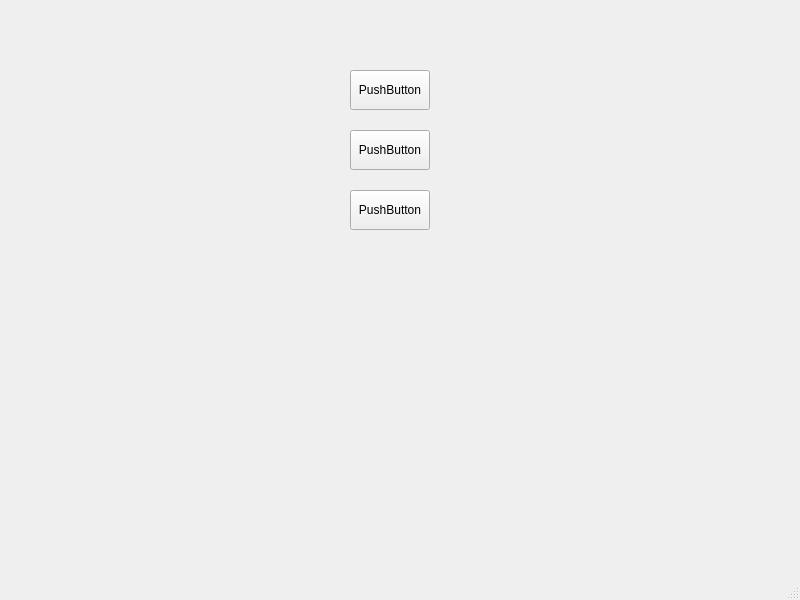
<?xml version="1.0" encoding="UTF-8"?>
<ui version="4.0">
 <class>menu</class>
 <widget class="QMainWindow" name="menu">
  <property name="geometry">
   <rect>
    <x>0</x>
    <y>0</y>
    <width>800</width>
    <height>600</height>
   </rect>
  </property>
  <property name="windowTitle">
   <string>MainWindow</string>
  </property>
  <widget class="QWidget" name="centralwidget">
   <widget class="QPushButton" name="pushButton">
    <property name="geometry">
     <rect>
      <x>350</x>
      <y>130</y>
      <width>80</width>
      <height>40</height>
     </rect>
    </property>
    <property name="text">
     <string>PushButton</string>
    </property>
   </widget>
   <widget class="QPushButton" name="pushButton_2">
    <property name="geometry">
     <rect>
      <x>350</x>
      <y>70</y>
      <width>80</width>
      <height>40</height>
     </rect>
    </property>
    <property name="text">
     <string>PushButton</string>
    </property>
   </widget>
   <widget class="QPushButton" name="pushButton_3">
    <property name="geometry">
     <rect>
      <x>350</x>
      <y>190</y>
      <width>80</width>
      <height>40</height>
     </rect>
    </property>
    <property name="text">
     <string>PushButton</string>
    </property>
   </widget>
  </widget>
  <widget class="QMenuBar" name="menubar">
   <property name="geometry">
    <rect>
     <x>0</x>
     <y>0</y>
     <width>800</width>
     <height>21</height>
    </rect>
   </property>
  </widget>
  <widget class="QStatusBar" name="statusbar"/>
 </widget>
 <resources/>
 <connections/>
</ui>
